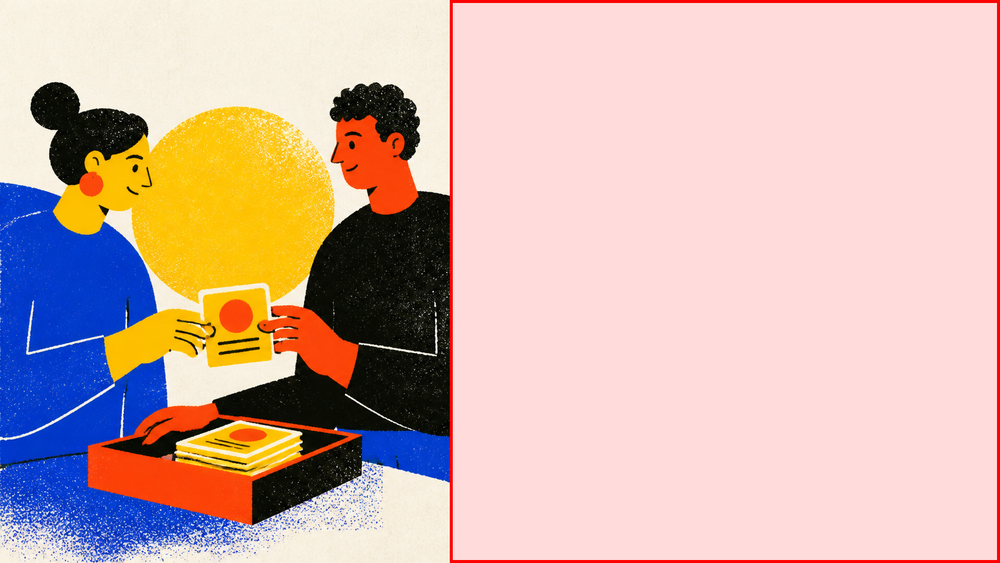
#> input picture examples/gallery/copy-checks/bold-print-copy-zone.png, 1000 x 563 px, shrunk from 1672 x 941 before the run
$ python check_copy_space.py ../examples/gallery/copy-checks/bold-print-copy-zone.png
#> lines starting #> are read from the running program, lines starting #| are printed output that depends on the picture
#!/usr/bin/env python3
import argparse
import json
from pathlib import Path

from PIL import Image, ImageDraw


def _distance(a, b):
    return sum(abs(int(x) - int(y)) for x, y in zip(a[:3], b[:3]))


def check_copy_space(path, side="right", percent=55, overlay_path=None):
#> called with side = 'right', percent = 55
    path = Path(path)
    with Image.open(path) as source:
#> source is the input picture: PIL image 1000x563 RGBA; mean R, G, B, A 210.7, 62.7, 55.3, 137
        image = source.convert("RGB")
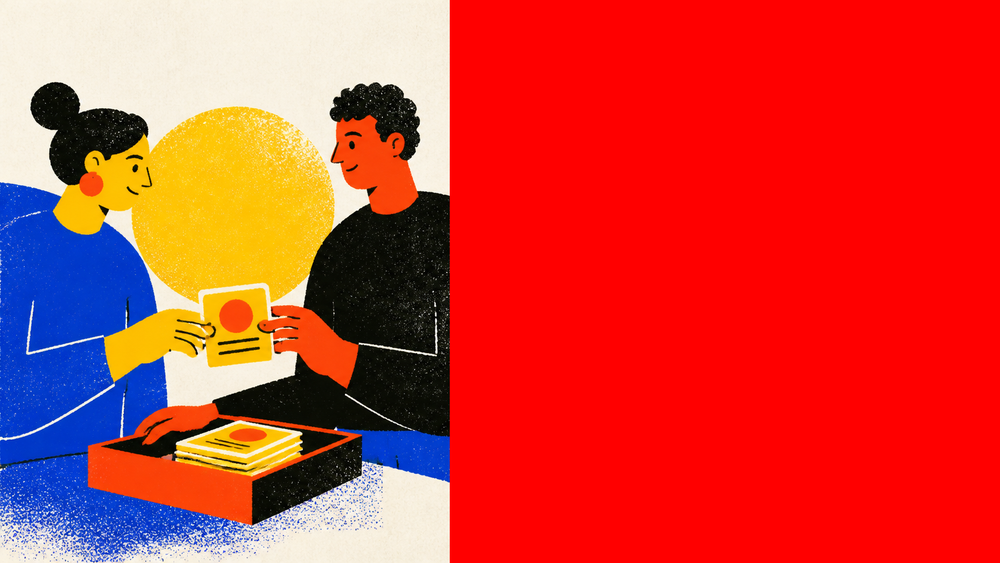
#> image: PIL image 1000x563 RGB; mean R, G, B 210.7, 62.7, 55.3
        width, height = image.size
#> width = 1000; height = 563
        zone_width = round(width * float(percent) / 100)
#> zone_width = 550
        if side == "right":
            box = (width - zone_width, 0, width, height)
#> box = (450, 0, 1000, 563)
        elif side == "left":
            box = (0, 0, zone_width, height)
        else:
            raise ValueError("side must be 'left' or 'right'")
        background = image.getpixel((box[0], 0))
#> background = (255, 0, 0)
        zone = image.crop(box)
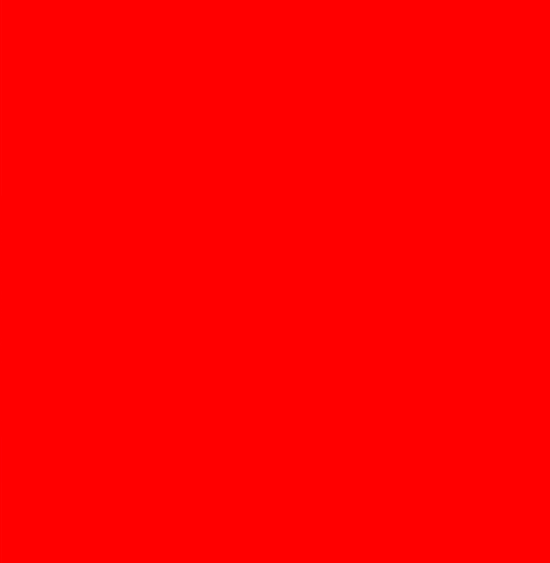
#> zone: PIL image 550x563 RGB; mean R, G, B 255, 0, 0
#> (the run stopped early here; a loop or call above may not have finished)

$ run again, on examples/gallery/copy-checks/soft-clay-copy-zone.png
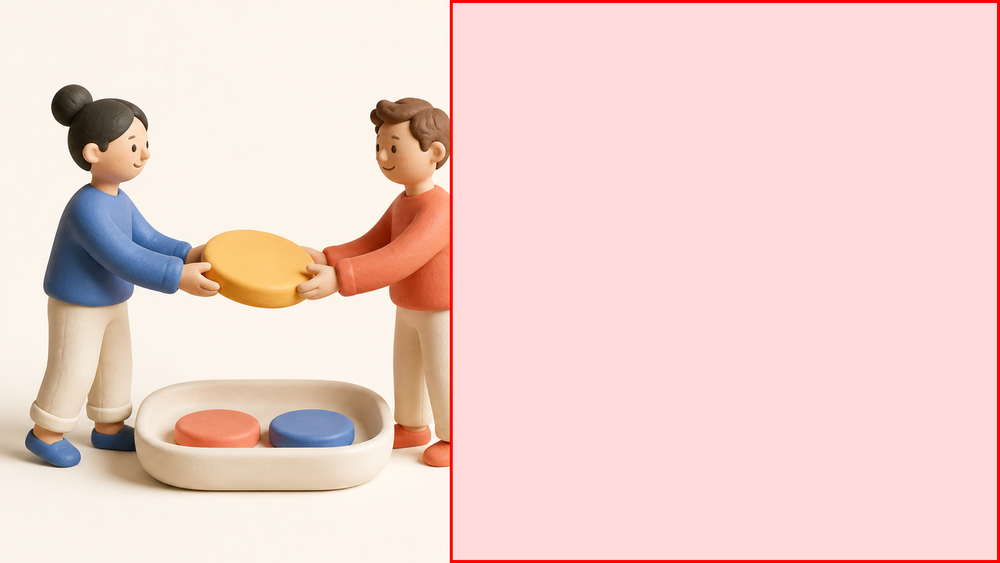
#> input picture examples/gallery/copy-checks/soft-clay-copy-zone.png, 1000 x 563 px, shrunk from 1672 x 941 before the run
#> in check_copy_space, source is the input picture: PIL image 1000x563 RGBA; mean R, G, B, A 241.8, 93.7, 87.4, 137
#> in check_copy_space, `image = source.convert("RGB")`:
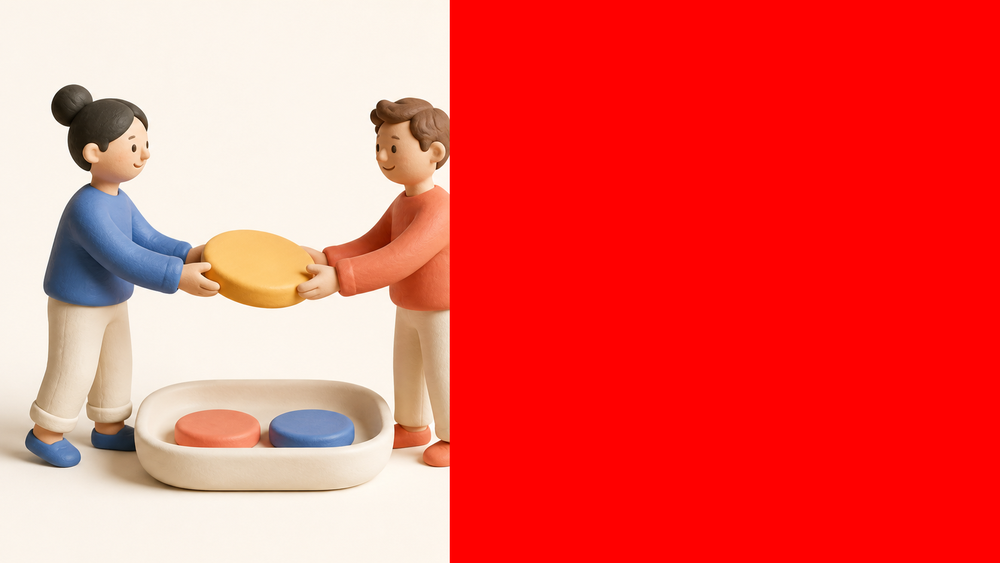
#> image: PIL image 1000x563 RGB; mean R, G, B 241.8, 93.7, 87.4
#> background = (255, 0, 0)
